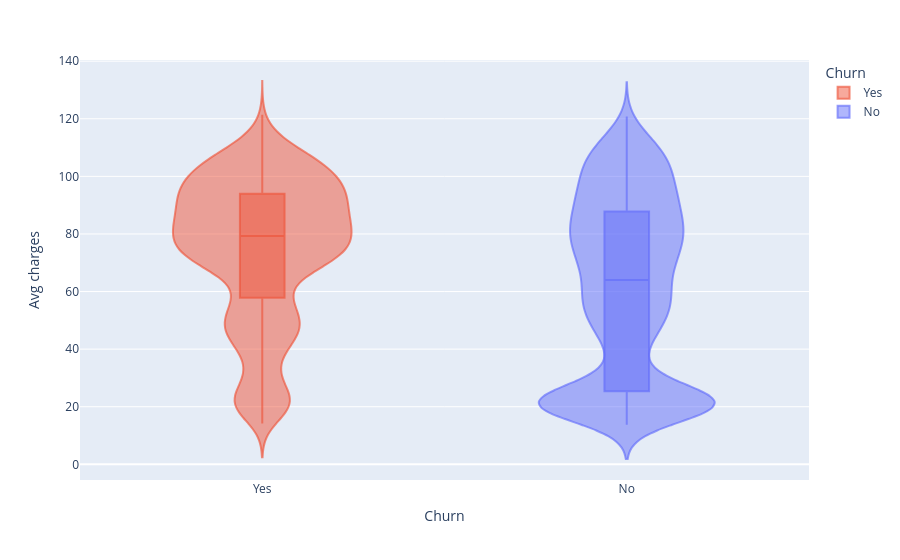

Notebook source saved alongside this figure:
### Code cell
fig = px.violin(df_avg_charges, x="Churn", y="Avg charges",box=True,color="Churn", category_orders={"Churn":["Yes","No"]})
fig.update_traces(marker_color="rgba(99, 110, 250, 0.65)", marker_line_color="rgb(99, 110, 250)",marker_line_width=2, selector=dict(name='No'))
fig.update_traces(marker_color="rgba(239, 85, 59, 0.65)", marker_line_color="rgb(239, 85, 59)",marker_line_width=2, selector=dict(name='Yes'))
fig.show()

### Figure 1 — Plotly figure (JSON) as saved in the notebook; plotly's stock layout.template omitted (floating-point values rounded to 4 significant figures; data arrays with more than 128 entries replaced by an {"elided": "..."} marker saying what was removed)
{"data": [{"alignmentgroup": "True", "box": {"visible": true}, "hovertemplate": "Churn=%{x}<br>Avg charges=%{y}<extra></extra>", "legendgroup": "Yes", "marker": {"color": "rgba(239, 85, 59, 0.65)", "line": {"color": "rgb(239, 85, 59)", "width": 2}}, "name": "Yes", "offsetgroup": "Yes", "orientation": "v", "scalegroup": "True", "showlegend": true, "type": "violin", "x": {"elided": "1869 str values"}, "x0": " ", "xaxis": "x", "y": {"elided": "1869 float values"}, "y0": " ", "yaxis": "y"}, {"alignmentgroup": "True", "box": {"visible": true}, "hovertemplate": "Churn=%{x}<br>Avg charges=%{y}<extra></extra>", "legendgroup": "No", "marker": {"color": "rgba(99, 110, 250, 0.65)", "line": {"color": "rgb(99, 110, 250)", "width": 2}}, "name": "No", "offsetgroup": "No", "orientation": "v", "scalegroup": "True", "showlegend": true, "type": "violin", "x": {"elided": "5163 str values"}, "x0": " ", "xaxis": "x", "y": {"elided": "5163 float values"}, "y0": " ", "yaxis": "y"}], "layout": {"legend": {"title": {"text": "Churn"}, "tracegroupgap": 0}, "margin": {"t": 60}, "violinmode": "overlay", "xaxis": {"anchor": "y", "categoryarray": ["Yes", "No"], "categoryorder": "array", "domain": [0, 1], "title": {"text": "Churn"}}, "yaxis": {"anchor": "x", "domain": [0, 1], "title": {"text": "Avg charges"}}}}
